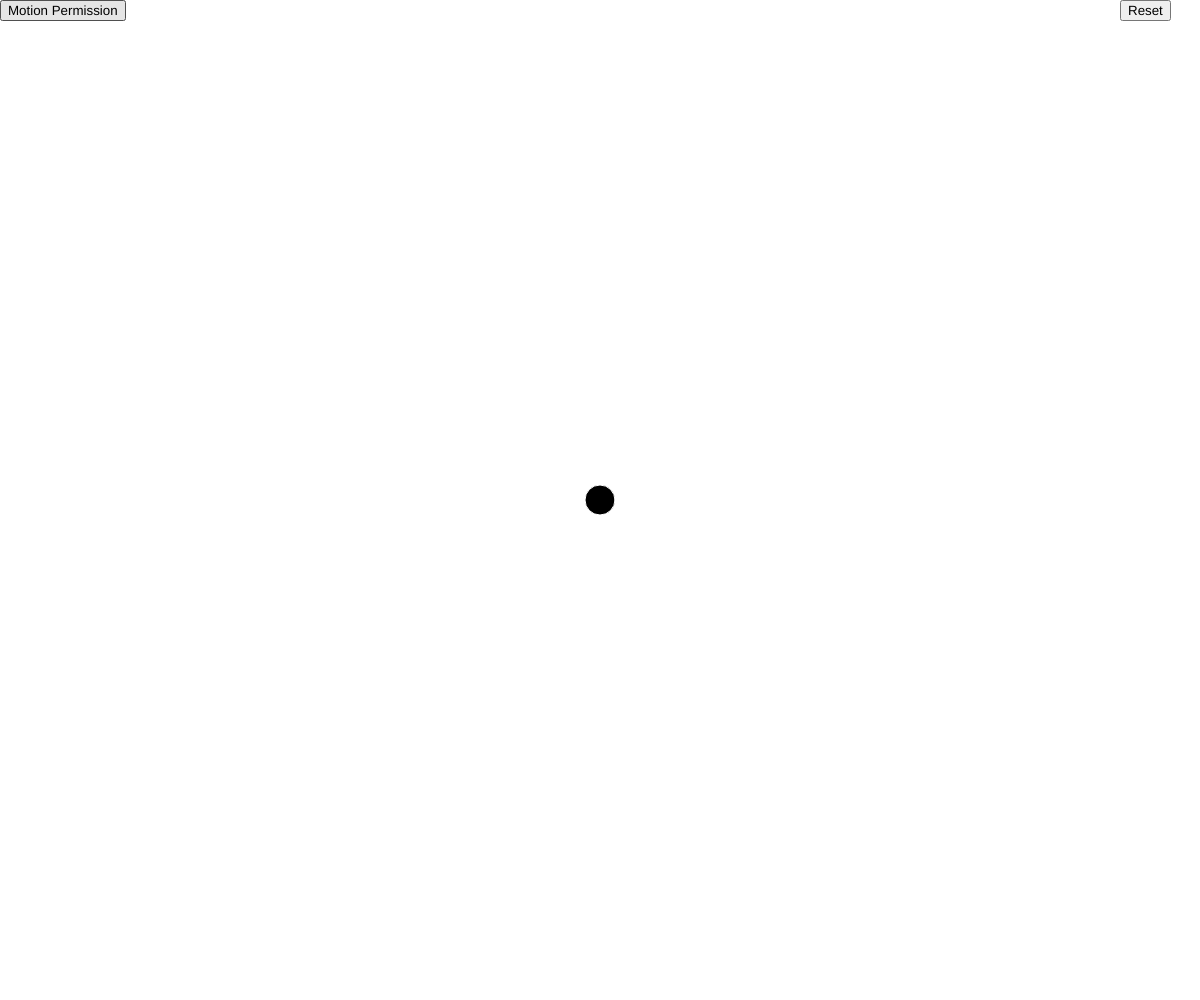
Frame 1 (no input)
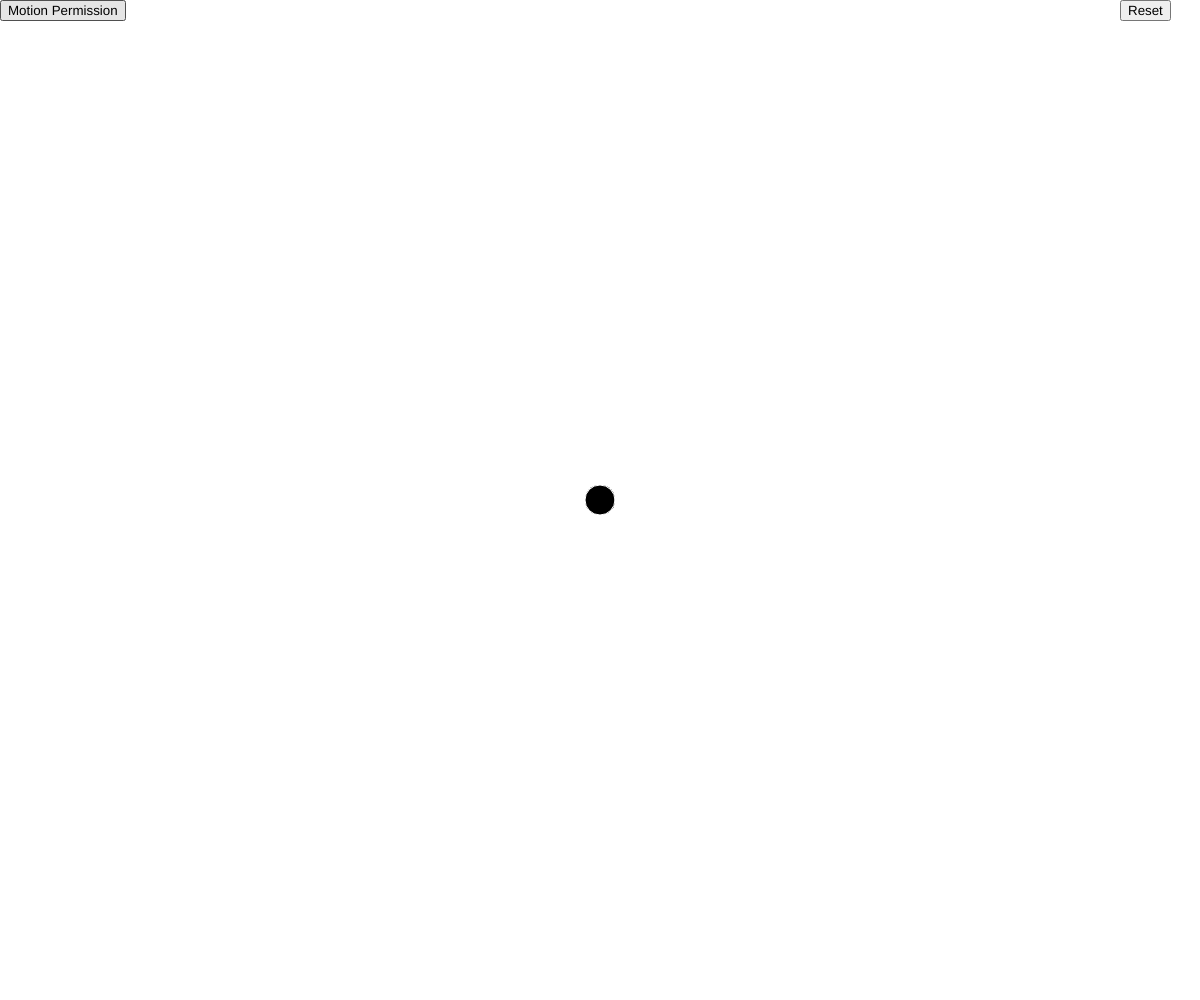
Frame 60 (no input)
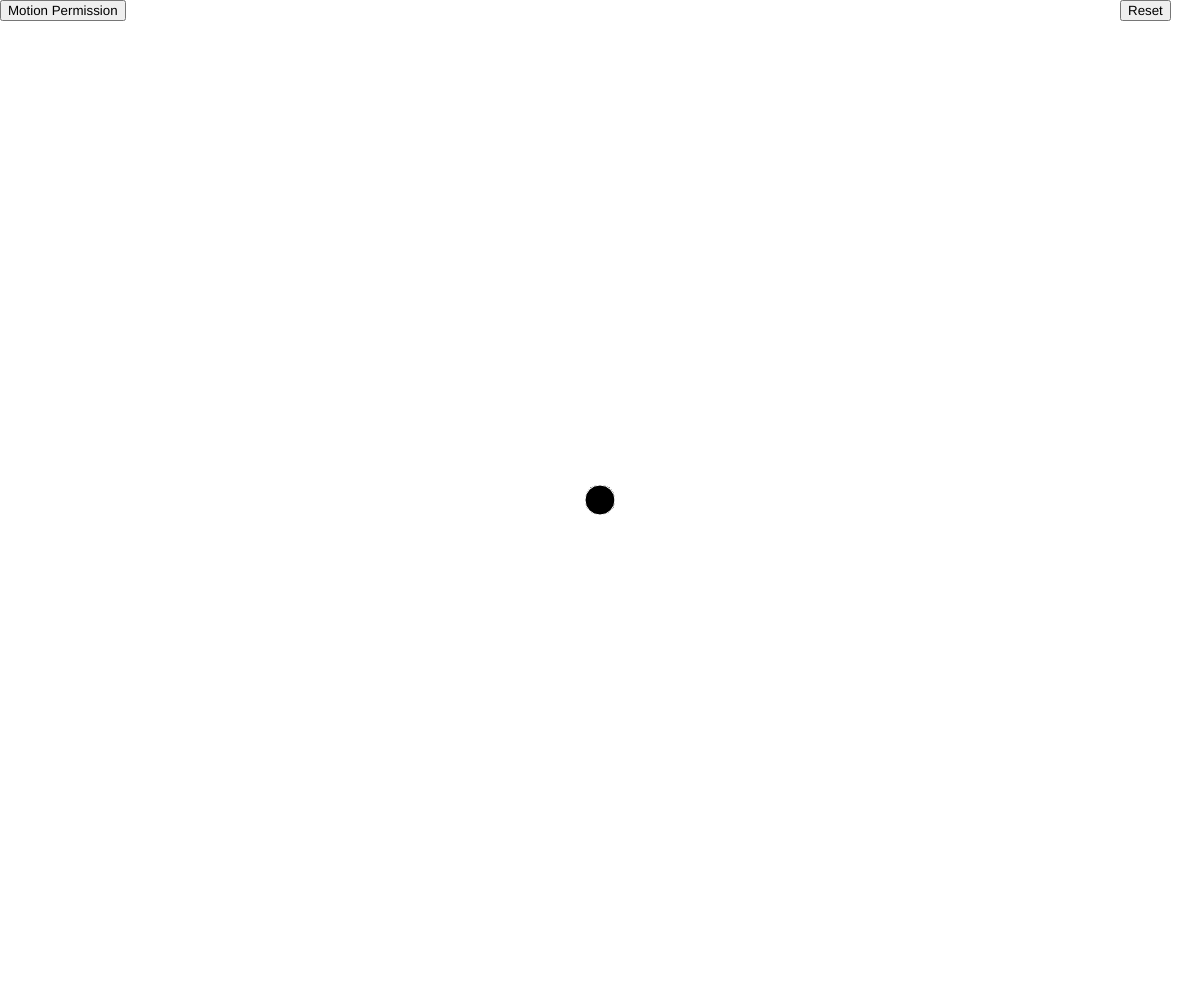
Frame 120 (the mouse pressed at the canvas centre since frame 60)

The p5.js sketch that drew these frames (run headless with seeded random() and noise() and a simulated clock; from frame 60 on, the mouse is pressed at the canvas centre):

// p5.js sketch
// ── sketch.js
function setup() {
  createCanvas(window.innerWidth, window.innerHeight);
  
  frameRate(30);
  
  button = createButton('Motion Permission');
  button.position(0, 0);
  button.mousePressed(requestPermission);

  button = createButton('Reset');
  button.position(window.innerWidth-80, 0);
  button.mousePressed(reset);
}

let circleSize = 30;
let cx = window.innerWidth / 2;
let cy = window.innerHeight / 2;

function draw() {
  background(255, 1);

  fill(0);
  stroke(255);
  circle(cx, cy, circleSize);
}

function requestPermission() {
  DeviceMotionEvent.requestPermission()
  .then(response => {
    if (response == 'granted') {
      window.addEventListener("devicemotion", handleMotionEvent, true);
    }
  })
  .catch(console.error)
}

// needs https and permission checks
// setup: ngrok http 5500 localhost and button to ask for permission
function handleMotionEvent(event) {

  var x = event.accelerationIncludingGravity.x;
  var y = event.accelerationIncludingGravity.y;
  var z = event.accelerationIncludingGravity.z;

  cx += x;
  cy += -1 * y;

  cx = clamp(cx, circleSize/2, window.innerWidth-circleSize/2);
  cy = clamp(cy, circleSize/2, window.innerHeight-circleSize/2);
}

function clamp(value, min, max) {
  return Math.min(max, Math.max(min, value));
}

function reset() {
  clear();
  cx = window.innerWidth / 2;
  cy = window.innerHeight / 2;
}
